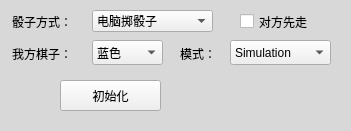
  <widget class="QWidget" name="widget_init" native="true">
   <property name="geometry">
    <rect>
     <x>10</x>
     <y>380</y>
     <width>351</width>
     <height>131</height>
    </rect>
   </property>
   <property name="styleSheet">
    <string notr="true">.QWidget{background-color: rgb(216, 216, 216);}</string>
   </property>
   <widget class="QLabel" name="label_wecolor">
    <property name="geometry">
     <rect>
      <x>12</x>
      <y>38</y>
      <width>71</width>
      <height>31</height>
     </rect>
    </property>
    <property name="text">
     <string>我方棋子：</string>
    </property>
   </widget>
   <widget class="QComboBox" name="comboBox_weColor">
    <property name="geometry">
     <rect>
      <x>92</x>
      <y>40</y>
      <width>71</width>
      <height>25</height>
     </rect>
    </property>
    <item>
     <property name="text">
      <string>蓝色</string>
     </property>
    </item>
    <item>
     <property name="text">
      <string>红色</string>
     </property>
    </item>
   </widget>
   <widget class="QPushButton" name="btn_init">
    <property name="geometry">
     <rect>
      <x>60</x>
      <y>80</y>
      <width>101</width>
      <height>31</height>
     </rect>
    </property>
    <property name="text">
     <string>初始化</string>
    </property>
   </widget>
   <widget class="QCheckBox" name="checkBox_youFirst">
    <property name="geometry">
     <rect>
      <x>240</x>
      <y>6</y>
      <width>91</width>
      <height>31</height>
     </rect>
    </property>
    <property name="text">
     <string>对方先走</string>
    </property>
   </widget>
   <widget class="QLabel" name="label_diceType">
    <property name="geometry">
     <rect>
      <x>12</x>
      <y>14</y>
      <width>72</width>
      <height>15</height>
     </rect>
    </property>
    <property name="text">
     <string>骰子方式：</string>
    </property>
   </widget>
   <widget class="QComboBox" name="comboBox_diceType">
    <property name="geometry">
     <rect>
      <x>92</x>
      <y>10</y>
      <width>121</width>
      <height>22</height>
     </rect>
    </property>
    <item>
     <property name="text">
      <string>电脑掷骰子</string>
     </property>
    </item>
    <item>
     <property name="text">
      <string>人工输入骰子数</string>
     </property>
    </item>
   </widget>
   <widget class="QLabel" name="label_mode">
    <property name="geometry">
     <rect>
      <x>180</x>
      <y>38</y>
      <width>51</width>
      <height>31</height>
     </rect>
    </property>
    <property name="text">
     <string>模式：</string>
    </property>
   </widget>
   <widget class="QComboBox" name="comboBox_mode">
    <property name="geometry">
     <rect>
      <x>230</x>
      <y>40</y>
      <width>101</width>
      <height>25</height>
     </rect>
    </property>
    <item>
     <property name="text">
      <string>Simulation</string>
     </property>
    </item>
    <item>
     <property name="text">
      <string>DQN</string>
     </property>
    </item>
   </widget>
  </widget>
